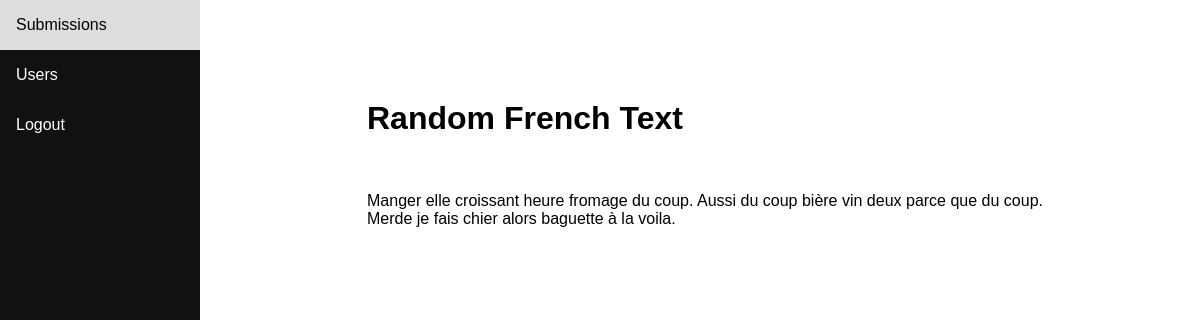
Screenshot of /view/3 (signed in) with the database file from the repository.
### tables this page shows
CREATE TABLE `submissions` (
  `id` int(6) unsigned NOT NULL AUTO_INCREMENT,
  `title` varchar(300) NOT NULL,
  `content` text NOT NULL,
  `create_time` datetime NOT NULL,
  `create_user_id` int(6) unsigned NOT NULL,
  PRIMARY KEY (`id`),
  KEY `user_id_fk` (`create_user_id`),
  CONSTRAINT `submissions_ibfk_1` FOREIGN KEY (`create_user_id`) REFERENCES `users` (`id`)
);

### index.php (called while the page is built, shortened)
<?php
$app = new Application();
$app->dispatch($_SERVER['REQUEST_URI']);

### framework/Model.php (called while the page is built, shortened)
<?php
abstract class Model
{
    protected $table_name;
    protected $model_name;
    protected $attributes;
    public $db;
    protected function db_initialise()
    {
        if ($this->db === null) {
            $this->db = new mysqli(DB_SERVER, DB_USERNAME, DB_PASSWORD, DB_DATABASE);
        }
    }
    public function findAllByAttributes(array $params, $return_first = false)
    {
        $model_file= __DIR__.'/../model/'.$this->model_name.'.php';
        $command = 'SELECT * FROM '.$this->table_name;
        $condition = '';
        foreach ($params as $key=>$value) {
            if (in_array($key, $this->attributes) || $key == 'id') {
                $condition .= ' '.$key .'=\''.$value.'\' AND';
            }
        }
        if (!empty($condition)) {
            $condition = rtrim($condition, 'AND');
        }
        $command = $command.' WHERE'.$condition;
        $result = $this->db->query($command);
        $return_array = null;
        if (isset($result) && $result) {
            $return_array = array();
            while ($row = $result->fetch_assoc()) {
                $model = new $this->model_name();
                $model->id = $row['id'];
                foreach ($this->attributes as $attribute) {
                    $model->$attribute = $row[$attribute];
                }
                $return_array[] = $model;
            }
            if ($return_first && !empty($return_array)) {
                $return_array = $return_array[0];
            } elseif (empty($return_array)) {
                return null;
            }
        }
        return $return_array;
    }
    public function findByPk($id)
    {
        return $this->findAllByAttributes(array('id'=>$id), true);
    }
}

### view/submission/view.php (the view)
<?php
if (isset($submission)) {?>
    <div style="width:70%;margin:auto;">
        <h1><?=$submission->title;?></h1>
          <br>
              <p><?=$submission->content;?></p>
            </div>
          <?php  }?>

### assets/portal.css (style rules this page uses)
* { box-sizing: border-box; }
body { margin: 0; font-family: Arial, Helvetica, sans-serif; }

### rows the page displays
submissions: title "Random French Text", content "Manger elle croissant heure fromage du coup. Aussi du coup bière vin deux parce que du coup. Merde je fais chier alors baguette à la voila."
